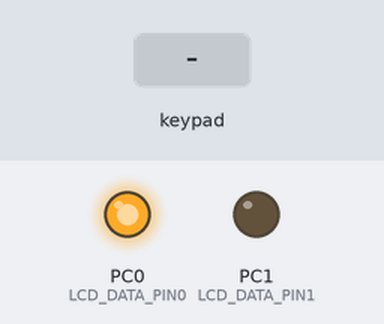
The program below on a simulated ATmega32, built with avr-gcc and emulated at 16 MHz. On the bench: output pins drawn as LEDs (lit = HIGH). Wiring (inferred from the names in the program): 4×4 keypad with keys 7 8 9 / 4 5 6 X 1 2 3 - C 0 = +: rows PD0, PD1, PD2, PD3; columns PD4, PD5, PD6, PD7. Dashed ring = blinking. The inputs (shaded band) are chosen by the test bench. Pins used as bus, display or sensor lines are not drawn.

Above: at 1.2 s.
1.3 s: keypad keys 8 / 2 = pressed 0.4 s apart
At 2.05 s:
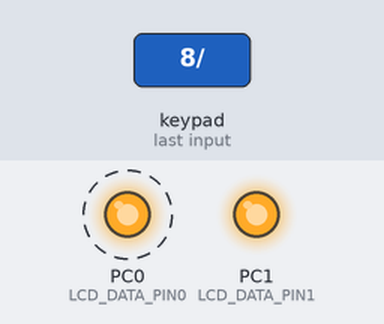
4.4 s: key '7' pressed
At 5.7 s:
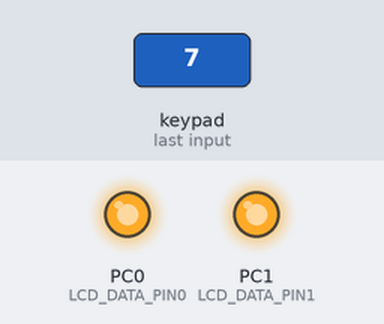
6.0 s: key '8' pressed
At 7.0 s:
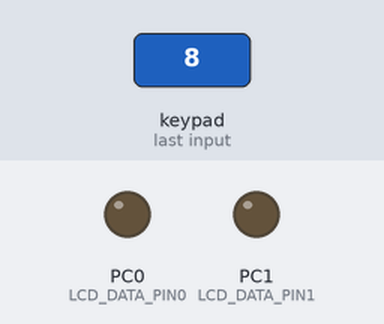
Timing chart, 0 to 9.0 s (numbered marks = the images above; inputs shaded):
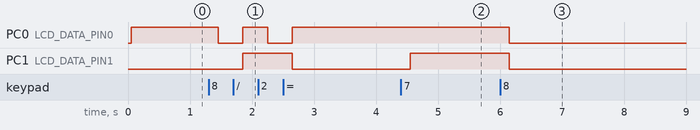

Measured:
- after the input at 1.3 s, PC0 (LCD_DATA_PIN0): alternates HIGH for 0.40 s and LOW for 0.40 s, 4 changes in all, then stays HIGH, starting after 0.15 s; PC1 (LCD_DATA_PIN1): LOW → HIGH after 0.55 s, → LOW 0.80 s later
- after the input at 4.4 s, PC1 (LCD_DATA_PIN1): LOW → HIGH after 0.15 s
- after the input at 6.0 s, PC0 (LCD_DATA_PIN0), PC1 (LCD_DATA_PIN1): HIGH → LOW after 0.15 s

The program:

main.c
```c
/*
 * SmartHome.c
 *
 * Created: 14/05/2024 09:35:35 م
 * Author : user
 */

#include "STD_TYPES.h"
#include "Error_State.h"
#include "BIT_MATH.h"

#include "DIO_interface.h"
#include "KPD_interface.h"
#include "LCD_interface.h"

#define MAX_LENGTH 100


int main(void)
{
	char expression[MAX_LENGTH];
	u8 index = 0;

	/*INIT*/
	/*---------------------------*/
	LCD_voidINIT();
	KPD_voidINIT();
	/*---------------------------*/
	/*END INIT*/


    /* Replace with your application code */
    while (1)
    {

		u8 pressedkey = KPD_NOT_PRESSED_KEY;
		do
		{
			pressedkey = KPD_GetPressedKey();
		} while (pressedkey == KPD_NOT_PRESSED_KEY);
		LCD_voidSendData(pressedkey);
    }
}
```

Error_State.h
```c
#define OK           0
#define NOK          1
#define NULL_POINTER 2
#define TIMEOUT_ERR  3
#define NULL         4
```

KPD_interface.h
```c
/***********************************************************************/
/***********************************************************************/
/********************  Author: Ahmed Hany       ************************/
/********************  SWC: KPD             	************************/
/********************  LAYER: HAL               ************************/
/********************  VERSION: 1.0             ************************/
/********************  DATE:7/3/2024            ************************/
/***********************************************************************/
/***********************************************************************/


#ifndef KPD_INTERFACE_H_
#define KPD_INTERFACE_H_


#define KPD_NOT_PRESSED_KEY 0xff

void KPD_voidINIT(void);
u8 KPD_GetPressedKey(void);


#endif
```

KPD_program.c
```c
/***********************************************************************/
/***********************************************************************/
/********************  Author: Ahmed Hany       ************************/
/********************  SWC: KPD             	************************/
/********************  LAYER: HAL               ************************/
/********************  VERSION: 1.0             ************************/
/********************  DATE:7/3/2024            ************************/
/***********************************************************************/
/***********************************************************************/


#include "STD_TYPES.h"
#include "BIT_MATH.h"
#include "Error_State.h"

#include "DIO_interface.h"

#include "KPD_interface.h"
#include "KPD_config.h"
#include "KPD_private.h"

void KPD_voidINIT(void)
{
	/*initial value for row high*/
	DIO_u8SetPinDirection(KPD_PORT_ROW,KPD_ROW0,DIO_PIN_INPUT);
	DIO_u8SetPinDirection(KPD_PORT_ROW,KPD_ROW1,DIO_PIN_INPUT);
	DIO_u8SetPinDirection(KPD_PORT_ROW,KPD_ROW2,DIO_PIN_INPUT);
	DIO_u8SetPinDirection(KPD_PORT_ROW,KPD_ROW3,DIO_PIN_INPUT);

	/*PULLUP*/
	DIO_u8SetPinValue(KPD_PORT_ROW,KPD_ROW0,DIO_PIN_HIGH);
	DIO_u8SetPinValue(KPD_PORT_ROW,KPD_ROW1,DIO_PIN_HIGH);
	DIO_u8SetPinValue(KPD_PORT_ROW,KPD_ROW2,DIO_PIN_HIGH);
	DIO_u8SetPinValue(KPD_PORT_ROW,KPD_ROW3,DIO_PIN_HIGH);

	DIO_u8SetPinDirection(KPD_PORT_COL,KPD_COL0,DIO_PIN_OUTPUT);
	DIO_u8SetPinDirection(KPD_PORT_COL,KPD_COL1,DIO_PIN_OUTPUT);
	DIO_u8SetPinDirection(KPD_PORT_COL,KPD_COL2,DIO_PIN_OUTPUT);
	DIO_u8SetPinDirection(KPD_PORT_COL,KPD_COL3,DIO_PIN_OUTPUT);

	DIO_u8SetPinValue(KPD_PORT_COL,KPD_COL0,DIO_PIN_HIGH);
	DIO_u8SetPinValue(KPD_PORT_COL,KPD_COL1,DIO_PIN_HIGH);
	DIO_u8SetPinValue(KPD_PORT_COL,KPD_COL2,DIO_PIN_HIGH);
	DIO_u8SetPinValue(KPD_PORT_COL,KPD_COL3,DIO_PIN_HIGH);

}
u8 KPD_GetPressedKey(void)
{
	u8 local_u8PressedKey=0xff;
	u8 local_u8KPD_Arr[KPD_ROW_NUMBER][KPD_COL_NUMBER]=KPD_arr;
	u8 local_u8ROW_Arr[KPD_ROW_NUMBER]={KPD_ROW0,KPD_ROW1,KPD_ROW2,KPD_ROW3};
	u8 local_u8COL_Arr[KPD_COL_NUMBER]={KPD_COL0,KPD_COL1,KPD_COL2,KPD_COL3};
	u8 local_u8Index_col=0,local_u8Index_row=0;

	u8 local_u8RowState=DIO_PIN_HIGH;


	/*
	LOOP


	*/
	for(local_u8Index_col = 0 ; local_u8Index_col < KPD_COL_NUMBER ; local_u8Index_col++ )
	{

		/*Activate column by low*/
		DIO_u8SetPinValue(KPD_PORT_COL,local_u8COL_Arr[local_u8Index_col],DIO_PIN_LOW);

		/*check R0--->R4 IF pressed retrun pressedKey*/
		for(local_u8Index_row = 0 ; local_u8Index_row < KPD_ROW_NUMBER ; local_u8Index_row++ )
		{
			/*get row value*/
			DIO_u8GetPinValue(KPD_PORT_ROW,local_u8ROW_Arr[local_u8Index_row],&local_u8RowState);
			if(local_u8RowState == DIO_PIN_LOW)
			{

				/*bus*/
				while(local_u8RowState == DIO_PIN_LOW){
					DIO_u8GetPinValue(KPD_PORT_ROW,local_u8ROW_Arr[local_u8Index_row],&local_u8RowState);
				}
				local_u8PressedKey=local_u8KPD_Arr[local_u8Index_row][local_u8Index_col];
				return local_u8PressedKey;
			}

		}

		/*Deactivate current column*/
		DIO_u8SetPinValue(KPD_PORT_COL,local_u8COL_Arr[local_u8Index_col],DIO_PIN_HIGH);

	}

	return local_u8PressedKey;

}
```

KPD_config.h
```c
/***********************************************************************/
/***********************************************************************/
/********************  Author: Ahmed Hany       ************************/
/********************  SWC: KPD             	************************/
/********************  LAYER: HAL               ************************/
/********************  VERSION: 1.0             ************************/
/********************  DATE:7/3/2024            ************************/
/***********************************************************************/
/***********************************************************************/


#ifndef KPD_CONFIG_H_
#define KPD_CONFIG_H_

#define KPD_PORT_ROW   DIO_PORTD
#define KPD_PORT_COL   DIO_PORTD

#define KPD_ROW0   DIO_PIN0
#define KPD_ROW1   DIO_PIN1
#define KPD_ROW2   DIO_PIN2
#define KPD_ROW3   DIO_PIN3

#define KPD_COL0   DIO_PIN4
#define KPD_COL1   DIO_PIN5
#define KPD_COL2   DIO_PIN6
#define KPD_COL3   DIO_PIN7

#define KPD_ROW_NUMBER 4
#define KPD_COL_NUMBER 4


/*
{'7','8','9','/'}
{'4','5','6','x'}
{'1','2','3','-'}
{'C','0','=','+'}
*/
#define KPD_arr  {{'7','8','9','/'},{'4','5','6','X'},{'1','2','3','-'},{'C','0','=','+'}}


#endif
```

LCD_config.h
```c
/***********************************************************************/
/***********************************************************************/
/********************  Author: Ahmed Hany       ************************/
/********************  SWC: LCD             	************************/
/********************  LAYER: HAL               ************************/
/********************  VERSION: 1.0             ************************/
/********************  DATE:6/3/2024           ************************/
/***********************************************************************/
/***********************************************************************/


#ifndef LCD_CONFIG_H_
#define LCD_CONFIG_H_

/*
LCD MODE
1- EIGHT_BIT
2- FOUR_BIT
*/

#define LCD_MODE FOUR_BIT

#define LCD_DATA_PORT DIO_PORTC

#define LCD_CTRL_PORT DIO_PORTC
#define LCD_CTRL_RS	  DIO_PIN5
#define LCD_CTRL_RW	  DIO_PIN6
#define LCD_CTRL_E	  DIO_PIN7


#if LCD_MODE == FOUR_BIT

#define LCD_DATA_PIN0  DIO_PIN0
#define LCD_DATA_PIN1  DIO_PIN1
#define LCD_DATA_PIN2  DIO_PIN2
#define LCD_DATA_PIN3  DIO_PIN3


#endif


#endif
```

LCD_interface.h
```c
/***********************************************************************/
/***********************************************************************/
/********************  Author: Ahmed Hany       ************************/
/********************  SWC: LCD             	************************/
/********************  LAYER: HAL               ************************/
/********************  VERSION: 1.0             ************************/
/********************  DATE:6/3/2024           ************************/
/***********************************************************************/
/***********************************************************************/


#ifndef LCD_INTERFACE_H_
#define LCD_INTERFACE_H_

#define LCD_CLEAR_DISPLAY 1


void LCD_voidINIT(void);
void LCD_voidSendCommand(u8 command);
void LCD_voidSendData(u8 Data);

u8 LCD_u8SendString(const u8* u8String);
u8 LCD_u8SetPosXY(u8 PosX, u8 PosY);
void LCD_voidSendSpecialCharacter(u8 *ptru8Special,u8 block,u8 PosX,u8 PosY);


void LCD_voidWriteNumber(u32 number);


#endif
```

LCD_program.c
```c
/***********************************************************************/
/***********************************************************************/
/********************  Author: Ahmed Hany       ************************/
/********************  SWC: LCD             	************************/
/********************  LAYER: HAL               ************************/
/********************  VERSION: 1.1             ************************/
/********************  DATE: 7/3/2024           ************************/
/***********************************************************************/
/***********************************************************************/

#define  F_CPU 16000000
#include <util/delay.h>
#include "STD_TYPES.h"
#include "BIT_MATH.h"
#include "Error_State.h"

#include "DIO_interface.h"

#include "LCD_interface.h"
#include "LCD_config.h"
#include "LCD_private.h"


static void sendEnablePulse(void)
{
	DIO_u8SetPinValue(LCD_CTRL_PORT,LCD_CTRL_E,DIO_PIN_HIGH);
	_delay_ms(2);
	DIO_u8SetPinValue(LCD_CTRL_PORT,LCD_CTRL_E,DIO_PIN_LOW);

}

static void send4Bits(u8 copy_u8value)
{

	u8 local_u8shift=0;
	local_u8shift=GET_BIT(copy_u8value,0);
	DIO_u8SetPinValue(LCD_DATA_PORT,LCD_DATA_PIN0,local_u8shift);

	local_u8shift=GET_BIT(copy_u8value,1);
	DIO_u8SetPinValue(LCD_DATA_PORT,LCD_DATA_PIN1,local_u8shift);

	local_u8shift=GET_BIT(copy_u8value,2);
	DIO_u8SetPinValue(LCD_DATA_PORT,LCD_DATA_PIN2,local_u8shift);

	local_u8shift=GET_BIT(copy_u8value,3);
	DIO_u8SetPinValue(LCD_DATA_PORT,LCD_DATA_PIN3,local_u8shift);

}


void LCD_voidINIT(void)
{
	/*LCD PINS*/

	/*CTRL*/
	//RS
	DIO_u8SetPinDirection(LCD_CTRL_PORT,LCD_CTRL_RS,DIO_PIN_OUTPUT);
	//RW
	DIO_u8SetPinDirection(LCD_CTRL_PORT,LCD_CTRL_RW,DIO_PIN_OUTPUT);
	//E
	DIO_u8SetPinDirection(LCD_CTRL_PORT,LCD_CTRL_E,DIO_PIN_OUTPUT);


	/*DATA PINS 8_BIT*/
	//DIO_u8SetPortDirection(DIO_PORTA,DIO_PORT_OUTPUT);

	DIO_u8SetPinDirection(LCD_DATA_PORT,LCD_DATA_PIN0,DIO_PIN_OUTPUT);
	DIO_u8SetPinDirection(LCD_DATA_PORT,LCD_DATA_PIN1,DIO_PIN_OUTPUT);
	DIO_u8SetPinDirection(LCD_DATA_PORT,LCD_DATA_PIN2,DIO_PIN_OUTPUT);
	DIO_u8SetPinDirection(LCD_DATA_PORT,LCD_DATA_PIN3,DIO_PIN_OUTPUT);
	/*---------------------------------------------------------*/

	/*wait for more than 30ms*/
	_delay_ms(40);

	#if LCD_MODE == EIGHT_BIT

	/*function set : N(number of lines) = 1 :2lines  font=1 5*11 */
	LCD_voidSendCommand(0b00111100);
	//sendEnablePulse();
	/*Display: D=1 cursor=1 blink =1*/
	LCD_voidSendCommand(0b00001110);
	//sendEnablePulse();
	/*clear display*/
	LCD_voidSendCommand(0b00000001);
	//sendEnablePulse();
	#elif LCD_MODE == FOUR_BIT

	/*function set  n=1 f=1     0b00111100 */
	send4Bits(0b0010);
	sendEnablePulse();
	send4Bits(0b0010);
	sendEnablePulse();
	send4Bits(0b1100);
	sendEnablePulse();


	#else
	#error "LCD_MODE_CONFIGURATION_FILE "
	#endif

	/*Display: D=1 cursor=1 blink =0*/
	LCD_voidSendCommand(0b00001100);
	//sendEnablePulse();
	/*clear display*/
	LCD_voidSendCommand(0b00000001);
	//sendEnablePulse();
	/*------------------------------------------*/

}
void LCD_voidSendCommand(u8 command)
{
		//CTRL
	//RS COMMAND=0 DATA=1
	DIO_u8SetPinValue(LCD_CTRL_PORT,LCD_CTRL_RS,DIO_PIN_LOW);

	//RW WRITE =0 READ=1
	DIO_u8SetPinValue(LCD_CTRL_PORT,LCD_CTRL_RW,DIO_PIN_LOW);

	/*send command*/
	#if LCD_MODE == EIGHT_BIT
	DIO_u8SetPortValue(LCD_DATA_PORT,command);
    sendEnablePulse();

	#elif LCD_MODE == FOUR_BIT

	send4Bits(command>>4);
	sendEnablePulse();
	send4Bits(command);
	sendEnablePulse();


	#else
	#error "LCD_MODE_CONFIGURATION_FILE "
	#endif
	//ENABLE PULSE
	//sendEnablePulse();
}
void LCD_voidSendData(u8 Data)
{
	//CTRL
	//RS COMMAND=0 DATA=1
	DIO_u8SetPinValue(LCD_CTRL_PORT,LCD_CTRL_RS,DIO_PIN_HIGH);

	//RW WRITE =0 READ=1
	DIO_u8SetPinValue(LCD_CTRL_PORT,LCD_CTRL_RW,DIO_PIN_LOW);

	/*send command*/
	#if LCD_MODE == EIGHT_BIT
	DIO_u8SetPortValue(LCD_DATA_PORT,Data);
	sendEnablePulse();

	#elif LCD_MODE == FOUR_BIT

	send4Bits(Data>>4);
	sendEnablePulse();
	send4Bits(Data);
	sendEnablePulse();


	#else
	#error "LCD_MODE_CONFIGURATION_FILE "
	#endif
	//ENABLE PULSE
	//sendEnablePulse();
}
u8 LCD_u8SendString(const u8* u8String)
{
	u8 local_u8ErrorState=OK;
	u8 local_u8StringIndex=0;

	if(u8String != NULL)
	{
		while( u8String[local_u8StringIndex]!= '\0' )
		{
			LCD_voidSendData(u8String[local_u8StringIndex]);
			local_u8StringIndex++;
		}
	}
	else
	local_u8ErrorState = NOK;

	return local_u8ErrorState;
}

u8 LCD_u8SetPosXY(u8 PosX, u8 PosY)
{
	u8 Local_Error_State = OK;
	u8 Local_DDRAM_address = 0;

	if((PosX == 0) || (PosX == 1))
	Local_DDRAM_address = (PosY + 0x40*PosX);
	else
	Local_Error_State = NOK;

	LCD_voidSendCommand(Local_DDRAM_address+128);

}
void LCD_voidSendSpecialCharacter(u8 *ptru8Special,u8 block,u8 PosX,u8 PosY)
{
	u8 Local_CGRAM_address=0;
	u8 Local_Index=0 ;

	Local_CGRAM_address=block*8;
	LCD_voidSendCommand(Local_CGRAM_address+64);

	for(Local_Index = 0 ;Local_Index<8; Local_Index++)
	{
		LCD_voidSendData(ptru8Special[Local_Index]);
	}
	LCD_u8SetPosXY(PosX,PosY);
	LCD_voidSendData(block);
}


void LCD_voidWriteNumber(u32 number)
{
	u32 local_reversed=1;

	if(number==0)
	{
		LCD_voidSendData('0');
	}
	else
	{
		//Reverse Number
		while (number != 0)
		{
			local_reversed=local_reversed*10 + (number%10);
			number/=10;
		}

		do
		{
			LCD_voidSendData((local_reversed % 10) + '0');
			local_reversed/=10;
		}
		while(local_reversed != 1);
	}
}
```

BIT_MATH.h
```c
#ifndef BIT_MATH_H_
#define BIT_MATH_H_

#define SET_BIT(REG,BIT_NUM)    REG|=(1<<BIT_NUM)
#define CLR_BIT(REG,BIT_NUM)    REG&=(~(1<<BIT_NUM))
#define TOG_BIT(REG,BIT_NUM)    REG^=(1<<BIT_NUM)
#define GET_BIT(REG,BIT_NUM)    ((REG>>BIT_NUM)&1)

#endif
```

DIO_config.h
```c
/***********************************************************************/
/***********************************************************************/
/********************  Author: Ahmed Hany       ************************/
/********************  SWC: DIO             	************************/
/********************  LAYER: MCAL              ************************/
/********************  VERSION: 1.0             ************************/
/********************  DATE:21/2/2024           ************************/
/***********************************************************************/
/***********************************************************************/


#ifndef DIO_CONFIG_H_
#define DIO_CONFIG_H_


#endif
```

DIO_interface.h
```c
/***********************************************************************/
/***********************************************************************/
/********************  Author: Ahmed Hany       ************************/
/********************  SWC: DIO             	************************/
/********************  LAYER: MCAL              ************************/
/********************  VERSION: 1.0             ************************/
/********************  DATE:21/2/2024           ************************/
/***********************************************************************/
/***********************************************************************/


#ifndef DIO_INTEFACE_H_
#define DIO_INTEFACE_H_


#define DIO_PORTA 0
#define DIO_PORTB 1
#define DIO_PORTC 2
#define DIO_PORTD 3

#define DIO_PIN0   0
#define DIO_PIN1   1
#define DIO_PIN2   2
#define DIO_PIN3   3
#define DIO_PIN4   4
#define DIO_PIN5   5
#define DIO_PIN6   6
#define DIO_PIN7   7

#define DIO_PIN_OUTPUT 1
#define DIO_PIN_INPUT  0

#define DIO_PIN_HIGH 1
#define DIO_PIN_LOW  0

#define DIO_PORT_OUTPUT 0XFF
#define DIO_PORT_INPUT  0

#define DIO_PORT_HIGH 0XFF
#define DIO_PORT_LOW  0

u8 DIO_u8SetPinDirection(u8 copy_u8Port, u8 copy_u8PinNumber, u8 copy_u8PinDirection);
u8 DIO_u8SetPortDirection(u8 copy_u8Port, u8 copy_u8PortDirection);

u8 DIO_u8SetPinValue(u8 copy_u8Port, u8 copy_u8PinNumber, u8 copy_u8PinValue);
u8 DIO_u8SetPortValue(u8 copy_u8Port, u8 copy_u8PortValue);

u8 DIO_u8GetPinValue(u8 copy_u8Port, u8 copy_u8PinNumber, u8 *copy_pu8ReturnPinValue);
u8 DIO_u8GetPortValue(u8 copy_u8Port, u8 *copy_pu8ReturnPortValue);


#endif
```

DIO_private.h
```c
/***********************************************************************/
/***********************************************************************/
/********************  Author: Ahmed Hany       ************************/
/********************  SWC: DIO             	************************/
/********************  LAYER: MCAL              ************************/
/********************  VERSION: 1.0             ************************/
/********************  DATE:21/2/2024           ************************/
/***********************************************************************/
/***********************************************************************/


#ifndef DIO_PRIVATE_H_
#define DIO_PRIVATE_H_


#endif
```

DIO_register.h
```c
/***********************************************************************/
/***********************************************************************/
/********************  Author: Ahmed Hany       ************************/
/********************  SWC: DIO             	************************/
/********************  LAYER: MCAL              ************************/
/********************  VERSION: 1.0             ************************/
/********************  DATE:21/2/2024           ************************/
/***********************************************************************/
/***********************************************************************/


#ifndef DIO_REGISTER_H_
#define DIO_REGISTER_H_

#define PORTA       (*(( volatile u8 *)0X3B))
#define DDRA        (*(( volatile u8 *)0X3A))
#define PINA        (*(( volatile u8 *)0X39))

#define PORTB       (*(( volatile u8 *)0X38))
#define DDRB        (*(( volatile u8 *)0X37))
#define PINB        (*(( volatile u8 *)0X36))

#define PORTC       (*(( volatile u8 *)0X35))
#define DDRC        (*(( volatile u8 *)0X34))
#define PINC        (*(( volatile u8 *)0X33))

#define PORTD       (*(( volatile u8 *)0X32))
#define DDRD        (*(( volatile u8 *)0X31))
#define PIND        (*(( volatile u8 *)0X30))


#endif
```

Source omitted: DIO_program.c (4991 bytes), KPD_private.h (722 bytes), LCD_private.h (868 bytes), STD_TYPES.h (360 bytes)
